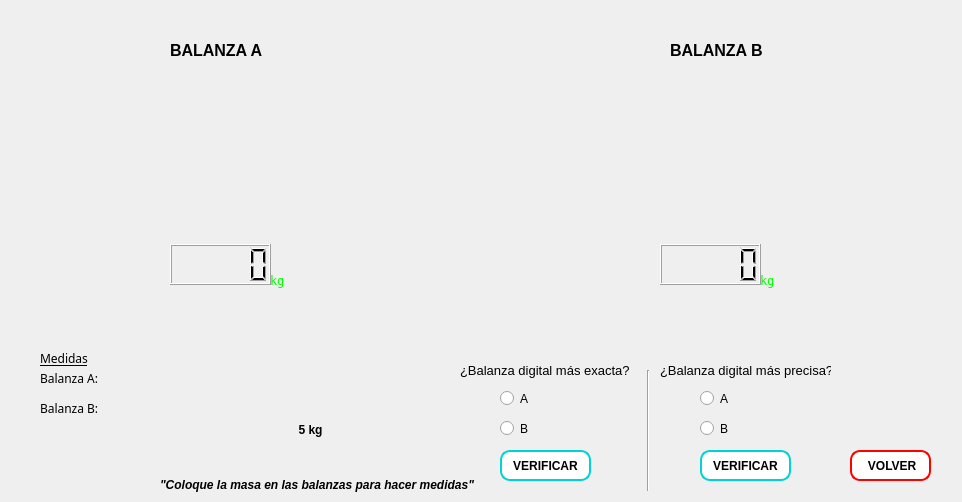
<?xml version="1.0" encoding="UTF-8"?>
<ui version="4.0">
 <class>PrecisionExactitud</class>
 <widget class="QDialog" name="PrecisionExactitud">
  <property name="geometry">
   <rect>
    <x>0</x>
    <y>0</y>
    <width>962</width>
    <height>502</height>
   </rect>
  </property>
  <property name="minimumSize">
   <size>
    <width>962</width>
    <height>502</height>
   </size>
  </property>
  <property name="maximumSize">
   <size>
    <width>962</width>
    <height>502</height>
   </size>
  </property>
  <property name="windowTitle">
   <string>PRECISIÓN Y EXACTITUD</string>
  </property>
  <widget class="QLabel" name="lb_bascula_roja">
   <property name="geometry">
    <rect>
     <x>50</x>
     <y>120</y>
     <width>361</width>
     <height>221</height>
    </rect>
   </property>
   <property name="text">
    <string/>
   </property>
  </widget>
  <widget class="QLabel" name="lb_bascula_azul">
   <property name="geometry">
    <rect>
     <x>540</x>
     <y>120</y>
     <width>361</width>
     <height>221</height>
    </rect>
   </property>
   <property name="text">
    <string/>
   </property>
  </widget>
  <widget class="QToolButton" name="btn_volver">
   <property name="geometry">
    <rect>
     <x>850</x>
     <y>450</y>
     <width>81</width>
     <height>31</height>
    </rect>
   </property>
   <property name="styleSheet">
    <string notr="true">background-color: rgb(255, 255, 255);
border-radius: 10px;
border: 2px solid  rgb(255, 0, 0);
font-weight: bold;</string>
   </property>
   <property name="text">
    <string> VOLVER</string>
   </property>
   <property name="icon">
    <iconset resource="imagen.qrc">
     <normaloff>:/new/prefix1/recursos/icono_volver.png</normaloff>:/new/prefix1/recursos/icono_volver.png</iconset>
   </property>
   <property name="toolButtonStyle">
    <enum>Qt::ToolButtonTextBesideIcon</enum>
   </property>
  </widget>
  <widget class="QLabel" name="lb_masa">
   <property name="geometry">
    <rect>
     <x>250</x>
     <y>350</y>
     <width>121</width>
     <height>121</height>
    </rect>
   </property>
   <property name="text">
    <string>&lt;html&gt;&lt;head/&gt;&lt;body&gt;&lt;p&gt;&lt;br/&gt;&lt;/p&gt;&lt;p align=&quot;center&quot;&gt;&lt;span style=&quot; font-weight:600;&quot;&gt;5 kg&lt;/span&gt;&lt;/p&gt;&lt;/body&gt;&lt;/html&gt;</string>
   </property>
  </widget>
  <widget class="QLCDNumber" name="lcd_bascula_roja">
   <property name="geometry">
    <rect>
     <x>170</x>
     <y>244</y>
     <width>101</width>
     <height>41</height>
    </rect>
   </property>
  </widget>
  <widget class="QLCDNumber" name="lcd_bascula_azul">
   <property name="geometry">
    <rect>
     <x>660</x>
     <y>244</y>
     <width>101</width>
     <height>41</height>
    </rect>
   </property>
  </widget>
  <widget class="QLabel" name="lb_bascula_roja_kg">
   <property name="geometry">
    <rect>
     <x>270</x>
     <y>270</y>
     <width>31</width>
     <height>21</height>
    </rect>
   </property>
   <property name="font">
    <font>
     <family>Fixedsys</family>
    </font>
   </property>
   <property name="styleSheet">
    <string notr="true">color: rgb(0, 255, 0);
text-align: right;

</string>
   </property>
   <property name="text">
    <string>&lt;html&gt;&lt;head/&gt;&lt;body&gt;&lt;p&gt;kg&lt;/p&gt;&lt;/body&gt;&lt;/html&gt;</string>
   </property>
  </widget>
  <widget class="QLabel" name="lb_bascula_roja_kg_2">
   <property name="geometry">
    <rect>
     <x>760</x>
     <y>270</y>
     <width>31</width>
     <height>21</height>
    </rect>
   </property>
   <property name="font">
    <font>
     <family>Fixedsys</family>
    </font>
   </property>
   <property name="styleSheet">
    <string notr="true">color: rgb(0, 255, 0);
text-align: right;

</string>
   </property>
   <property name="text">
    <string>&lt;html&gt;&lt;head/&gt;&lt;body&gt;&lt;p&gt;kg&lt;/p&gt;&lt;/body&gt;&lt;/html&gt;</string>
   </property>
  </widget>
  <widget class="QLabel" name="label_3">
   <property name="geometry">
    <rect>
     <x>170</x>
     <y>40</y>
     <width>101</width>
     <height>21</height>
    </rect>
   </property>
   <property name="font">
    <font>
     <pointsize>12</pointsize>
     <weight>75</weight>
     <bold>true</bold>
    </font>
   </property>
   <property name="text">
    <string>BALANZA A</string>
   </property>
  </widget>
  <widget class="QLabel" name="label_4">
   <property name="geometry">
    <rect>
     <x>670</x>
     <y>40</y>
     <width>101</width>
     <height>21</height>
    </rect>
   </property>
   <property name="font">
    <font>
     <pointsize>12</pointsize>
     <weight>75</weight>
     <bold>true</bold>
    </font>
   </property>
   <property name="text">
    <string>BALANZA B</string>
   </property>
  </widget>
  <widget class="QLabel" name="lb_notas">
   <property name="geometry">
    <rect>
     <x>10</x>
     <y>340</y>
     <width>171</width>
     <height>151</height>
    </rect>
   </property>
   <property name="text">
    <string/>
   </property>
  </widget>
  <widget class="QLabel" name="label_5">
   <property name="geometry">
    <rect>
     <x>40</x>
     <y>350</y>
     <width>61</width>
     <height>16</height>
    </rect>
   </property>
   <property name="font">
    <font>
     <family>Segoe Script</family>
    </font>
   </property>
   <property name="text">
    <string>&lt;html&gt;&lt;head/&gt;&lt;body&gt;&lt;p&gt;&lt;span style=&quot; text-decoration: underline;&quot;&gt;Medidas&lt;/span&gt;&lt;/p&gt;&lt;/body&gt;&lt;/html&gt;</string>
   </property>
  </widget>
  <widget class="QLabel" name="label_7">
   <property name="geometry">
    <rect>
     <x>40</x>
     <y>370</y>
     <width>71</width>
     <height>16</height>
    </rect>
   </property>
   <property name="font">
    <font>
     <family>Segoe Script</family>
    </font>
   </property>
   <property name="text">
    <string>Balanza A:</string>
   </property>
  </widget>
  <widget class="QLabel" name="label_8">
   <property name="geometry">
    <rect>
     <x>40</x>
     <y>400</y>
     <width>71</width>
     <height>16</height>
    </rect>
   </property>
   <property name="font">
    <font>
     <family>Segoe Script</family>
    </font>
   </property>
   <property name="text">
    <string>Balanza B:</string>
   </property>
  </widget>
  <widget class="QLabel" name="lb_medida_A">
   <property name="geometry">
    <rect>
     <x>40</x>
     <y>382</y>
     <width>71</width>
     <height>16</height>
    </rect>
   </property>
   <property name="font">
    <font>
     <family>Segoe Script</family>
    </font>
   </property>
   <property name="text">
    <string/>
   </property>
  </widget>
  <widget class="QLabel" name="lb_medida_B">
   <property name="geometry">
    <rect>
     <x>40</x>
     <y>412</y>
     <width>71</width>
     <height>16</height>
    </rect>
   </property>
   <property name="font">
    <font>
     <family>Segoe Script</family>
    </font>
   </property>
   <property name="text">
    <string/>
   </property>
  </widget>
  <widget class="QPushButton" name="btn_verificar_exactitud">
   <property name="geometry">
    <rect>
     <x>500</x>
     <y>450</y>
     <width>91</width>
     <height>31</height>
    </rect>
   </property>
   <property name="sizePolicy">
    <sizepolicy hsizetype="Minimum" vsizetype="MinimumExpanding">
     <horstretch>0</horstretch>
     <verstretch>0</verstretch>
    </sizepolicy>
   </property>
   <property name="styleSheet">
    <string notr="true">background-color: rgb(255, 255, 255);
border-radius: 10px;
border: 2px solid  rgb(0, 211, 211);
font-weight: bold;</string>
   </property>
   <property name="text">
    <string>VERIFICAR</string>
   </property>
  </widget>
  <widget class="QLabel" name="label">
   <property name="geometry">
    <rect>
     <x>460</x>
     <y>360</y>
     <width>171</width>
     <height>21</height>
    </rect>
   </property>
   <property name="font">
    <font>
     <pointsize>10</pointsize>
    </font>
   </property>
   <property name="text">
    <string>¿Balanza digital más exacta?</string>
   </property>
  </widget>
  <widget class="QRadioButton" name="rB_exactitud_B">
   <property name="geometry">
    <rect>
     <x>500</x>
     <y>420</y>
     <width>51</width>
     <height>17</height>
    </rect>
   </property>
   <property name="text">
    <string>B</string>
   </property>
  </widget>
  <widget class="QRadioButton" name="rB_exactitud_A">
   <property name="geometry">
    <rect>
     <x>500</x>
     <y>390</y>
     <width>41</width>
     <height>17</height>
    </rect>
   </property>
   <property name="text">
    <string>A</string>
   </property>
  </widget>
  <widget class="QRadioButton" name="rB_Precision_B">
   <property name="geometry">
    <rect>
     <x>700</x>
     <y>420</y>
     <width>51</width>
     <height>17</height>
    </rect>
   </property>
   <property name="text">
    <string>B</string>
   </property>
  </widget>
  <widget class="QRadioButton" name="rB_Precision_A">
   <property name="geometry">
    <rect>
     <x>700</x>
     <y>390</y>
     <width>51</width>
     <height>17</height>
    </rect>
   </property>
   <property name="text">
    <string>A</string>
   </property>
  </widget>
  <widget class="QPushButton" name="btn_verificar_precision">
   <property name="geometry">
    <rect>
     <x>700</x>
     <y>450</y>
     <width>91</width>
     <height>31</height>
    </rect>
   </property>
   <property name="sizePolicy">
    <sizepolicy hsizetype="Minimum" vsizetype="MinimumExpanding">
     <horstretch>0</horstretch>
     <verstretch>0</verstretch>
    </sizepolicy>
   </property>
   <property name="styleSheet">
    <string notr="true">background-color: rgb(255, 255, 255);
border-radius: 10px;
border: 2px solid  rgb(0, 211, 211);
font-weight: bold;</string>
   </property>
   <property name="text">
    <string>VERIFICAR</string>
   </property>
  </widget>
  <widget class="Line" name="line">
   <property name="geometry">
    <rect>
     <x>640</x>
     <y>370</y>
     <width>16</width>
     <height>121</height>
    </rect>
   </property>
   <property name="orientation">
    <enum>Qt::Vertical</enum>
   </property>
  </widget>
  <widget class="QLabel" name="label_6">
   <property name="geometry">
    <rect>
     <x>660</x>
     <y>360</y>
     <width>171</width>
     <height>21</height>
    </rect>
   </property>
   <property name="font">
    <font>
     <pointsize>10</pointsize>
    </font>
   </property>
   <property name="text">
    <string>&lt;html&gt;&lt;head/&gt;&lt;body&gt;&lt;p&gt;¿Balanza digital más precisa?&lt;/p&gt;&lt;/body&gt;&lt;/html&gt;</string>
   </property>
  </widget>
  <widget class="QLabel" name="label_2">
   <property name="geometry">
    <rect>
     <x>160</x>
     <y>475</y>
     <width>321</width>
     <height>21</height>
    </rect>
   </property>
   <property name="font">
    <font>
     <weight>75</weight>
     <bold>true</bold>
    </font>
   </property>
   <property name="text">
    <string>&lt;html&gt;&lt;head/&gt;&lt;body&gt;&lt;p&gt;&lt;span style=&quot; font-style:italic;&quot;&gt;&amp;quot;Coloque la masa en las balanzas para hacer medidas&amp;quot;&lt;/span&gt;&lt;/p&gt;&lt;/body&gt;&lt;/html&gt;</string>
   </property>
  </widget>
  <zorder>lb_bascula_roja</zorder>
  <zorder>lb_bascula_azul</zorder>
  <zorder>btn_volver</zorder>
  <zorder>lcd_bascula_roja</zorder>
  <zorder>lcd_bascula_azul</zorder>
  <zorder>lb_bascula_roja_kg</zorder>
  <zorder>lb_bascula_roja_kg_2</zorder>
  <zorder>label_3</zorder>
  <zorder>label_4</zorder>
  <zorder>lb_notas</zorder>
  <zorder>label_5</zorder>
  <zorder>label_7</zorder>
  <zorder>label_8</zorder>
  <zorder>lb_medida_A</zorder>
  <zorder>lb_medida_B</zorder>
  <zorder>lb_masa</zorder>
  <zorder>btn_verificar_exactitud</zorder>
  <zorder>label</zorder>
  <zorder>rB_exactitud_B</zorder>
  <zorder>rB_exactitud_A</zorder>
  <zorder>rB_Precision_B</zorder>
  <zorder>rB_Precision_A</zorder>
  <zorder>btn_verificar_precision</zorder>
  <zorder>line</zorder>
  <zorder>label_6</zorder>
  <zorder>label_2</zorder>
 </widget>
 <resources>
  <include location="imagen.qrc"/>
 </resources>
 <connections/>
</ui>
